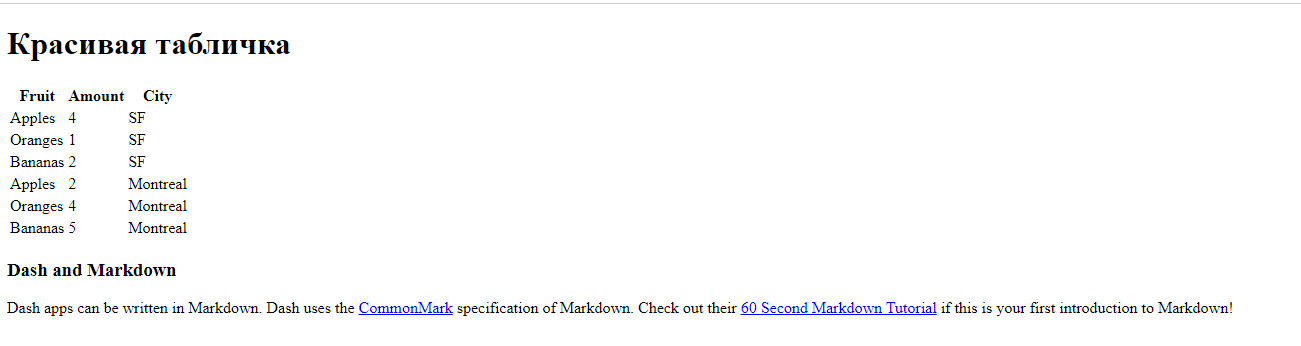

Recreate this plot in Python.
from dash import (Dash, 
                  html, # компоненты для HTML тэгов
                  dcc) # высокоуровневые интерактивные компоненты с применением CSS и JS
import plotly.express as px
import pandas as pd

# пример для работы
df = pd.DataFrame({
    "Fruit": ["Apples", "Oranges", "Bananas", "Apples", "Oranges", "Bananas"],
    "Amount": [4, 1, 2, 2, 4, 5],
    "City": ["SF", "SF", "SF", "Montreal", "Montreal", "Montreal"]
})

def create_table(df):
    header = html.Thead(
        html.Tr([html.Th(col) for col in df.columns])
    )
    body = html.Tbody([
        html.Tr([
            html.Td(df.iloc[i][col]) for col in df.columns
        ]) for i in range(len(df))
    ])
    return html.Table([header, body])

markdown_text = '''
### Dash and Markdown

Dash apps can be written in Markdown.
Dash uses the [CommonMark](http://commonmark.org/)
specification of Markdown.
Check out their [60 Second Markdown Tutorial](http://commonmark.org/help/)
if this is your first introduction to Markdown!
'''

app = Dash(__name__)
app.layout = html.Div(
    children=[
        html.H1(
            children='Красивая табличка',
        ),
        create_table(df),
        # dash поддерживает работу с языком Markdown
        dcc.Markdown(markdown_text)
])
if __name__ == '__main__':
    app.run_server(debug=True)
